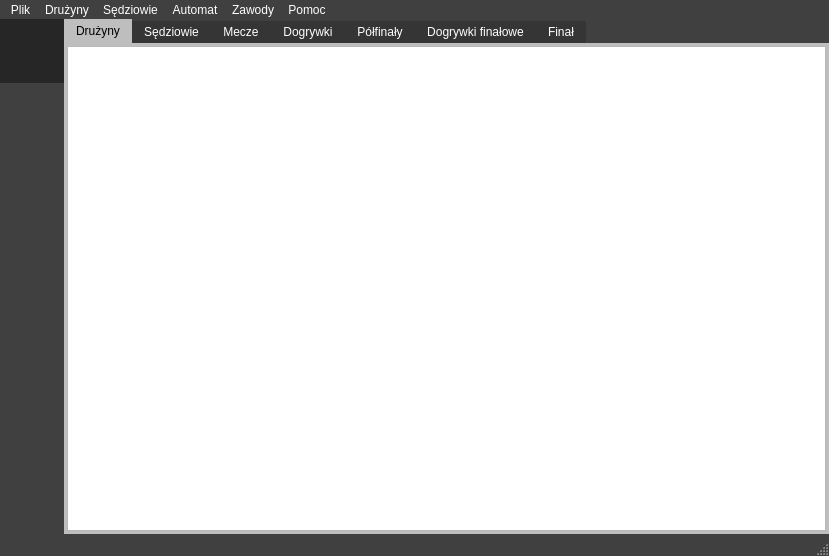
<?xml version="1.0" encoding="UTF-8"?>
<ui version="4.0">
 <class>CompetitionManager</class>
 <widget class="QMainWindow" name="CompetitionManager">
  <property name="geometry">
   <rect>
    <x>0</x>
    <y>0</y>
    <width>829</width>
    <height>556</height>
   </rect>
  </property>
  <property name="windowTitle">
   <string>CompetitionManager</string>
  </property>
  <property name="windowIcon">
   <iconset resource="../res/resources.qrc">
    <normaloff>:/icons/cm_icon.png</normaloff>:/icons/cm_icon.png</iconset>
  </property>
  <property name="windowOpacity">
   <double>1.000000000000000</double>
  </property>
  <widget class="QWidget" name="centralWidget">
   <layout class="QHBoxLayout" name="horizontalLayout">
    <property name="spacing">
     <number>0</number>
    </property>
    <property name="leftMargin">
     <number>0</number>
    </property>
    <property name="topMargin">
     <number>0</number>
    </property>
    <property name="rightMargin">
     <number>0</number>
    </property>
    <property name="bottomMargin">
     <number>0</number>
    </property>
    <item>
     <widget class="QWidget" name="sideBar" native="true">
      <property name="styleSheet">
       <string notr="true">background-color: #404040</string>
      </property>
      <layout class="QVBoxLayout" name="verticalLayout_2">
       <property name="spacing">
        <number>0</number>
       </property>
       <property name="leftMargin">
        <number>0</number>
       </property>
       <property name="topMargin">
        <number>0</number>
       </property>
       <property name="rightMargin">
        <number>0</number>
       </property>
       <property name="bottomMargin">
        <number>0</number>
       </property>
       <item>
        <widget class="QToolButton" name="Wszystkie">
         <property name="minimumSize">
          <size>
           <width>64</width>
           <height>64</height>
          </size>
         </property>
         <property name="styleSheet">
          <string notr="true">QToolButton {
	border: none;
	color: white
}
QToolButton:checked{
	background-color: #262626;
}
</string>
         </property>
         <property name="text">
          <string/>
         </property>
         <property name="icon">
          <iconset resource="../res/resources.qrc">
           <normaloff>:/icons/all.png</normaloff>:/icons/all.png</iconset>
         </property>
         <property name="checkable">
          <bool>true</bool>
         </property>
         <property name="checked">
          <bool>true</bool>
         </property>
         <property name="autoExclusive">
          <bool>true</bool>
         </property>
        </widget>
       </item>
       <item>
        <widget class="QToolButton" name="SiatkowkaPlazowa">
         <property name="minimumSize">
          <size>
           <width>64</width>
           <height>64</height>
          </size>
         </property>
         <property name="styleSheet">
          <string notr="true">QToolButton {
	border: none;
	color: white
}
QToolButton:checked{
	background-color: #262626;
}
</string>
         </property>
         <property name="text">
          <string/>
         </property>
         <property name="icon">
          <iconset resource="../res/resources.qrc">
           <normaloff>:/icons/ball.png</normaloff>:/icons/ball.png</iconset>
         </property>
         <property name="checkable">
          <bool>true</bool>
         </property>
         <property name="autoExclusive">
          <bool>true</bool>
         </property>
        </widget>
       </item>
       <item>
        <widget class="QToolButton" name="PrzeciaganieLiny">
         <property name="minimumSize">
          <size>
           <width>64</width>
           <height>64</height>
          </size>
         </property>
         <property name="styleSheet">
          <string notr="true">QToolButton {
	border: none;
	color: white
}
QToolButton:checked{
	background-color: #262626;
}
</string>
         </property>
         <property name="text">
          <string/>
         </property>
         <property name="icon">
          <iconset resource="../res/resources.qrc">
           <normaloff>:/icons/rope.png</normaloff>:/icons/rope.png</iconset>
         </property>
         <property name="checkable">
          <bool>true</bool>
         </property>
         <property name="autoExclusive">
          <bool>true</bool>
         </property>
        </widget>
       </item>
       <item>
        <widget class="QToolButton" name="DwaOgnie">
         <property name="minimumSize">
          <size>
           <width>64</width>
           <height>64</height>
          </size>
         </property>
         <property name="styleSheet">
          <string notr="true">QToolButton {
	border: none;
	color: white
}
QToolButton:checked{
	background-color: #262626;
}
</string>
         </property>
         <property name="text">
          <string/>
         </property>
         <property name="icon">
          <iconset resource="../res/resources.qrc">
           <normaloff>:/icons/fire.png</normaloff>:/icons/fire.png</iconset>
         </property>
         <property name="checkable">
          <bool>true</bool>
         </property>
         <property name="autoExclusive">
          <bool>true</bool>
         </property>
        </widget>
       </item>
       <item>
        <spacer name="verticalSpacer">
         <property name="orientation">
          <enum>Qt::Vertical</enum>
         </property>
         <property name="sizeHint" stdset="0">
          <size>
           <width>20</width>
           <height>40</height>
          </size>
         </property>
        </spacer>
       </item>
      </layout>
     </widget>
    </item>
    <item>
     <widget class="QWidget" name="tlo" native="true">
      <property name="styleSheet">
       <string notr="true">.QWidget { background-color: #404040; }</string>
      </property>
      <layout class="QVBoxLayout" name="verticalLayout">
       <property name="spacing">
        <number>0</number>
       </property>
       <property name="leftMargin">
        <number>0</number>
       </property>
       <property name="topMargin">
        <number>0</number>
       </property>
       <property name="rightMargin">
        <number>0</number>
       </property>
       <property name="bottomMargin">
        <number>0</number>
       </property>
       <item>
        <widget class="QTabWidget" name="Karty">
         <property name="styleSheet">
          <string notr="true">QTabWidget::pane { 
	border: 3px solid #bebebe; 
}

QTabBar::tab {
	padding-left: 12px;
	padding-right: 12px;
	padding-top: 4px;
	padding-bottom: 4px;
}

QTabBar::tab:selected {
	color: black;
	background-color: #bebebe;
}

QTabBar::tab:!selected{
	color: white;
	background-color: #353535;
	margin-top: 2px;
}</string>
         </property>
         <property name="currentIndex">
          <number>0</number>
         </property>
         <property name="movable">
          <bool>true</bool>
         </property>
         <widget class="QWidget" name="kartaDruzyny">
          <attribute name="title">
           <string>Drużyny</string>
          </attribute>
          <layout class="QVBoxLayout" name="verticalLayout_4">
           <property name="spacing">
            <number>0</number>
           </property>
           <property name="leftMargin">
            <number>0</number>
           </property>
           <property name="topMargin">
            <number>0</number>
           </property>
           <property name="rightMargin">
            <number>0</number>
           </property>
           <property name="bottomMargin">
            <number>0</number>
           </property>
           <item>
            <widget class="QTableView" name="widokDruzyn">
             <property name="alternatingRowColors">
              <bool>true</bool>
             </property>
             <property name="selectionMode">
              <enum>QAbstractItemView::SingleSelection</enum>
             </property>
             <property name="selectionBehavior">
              <enum>QAbstractItemView::SelectRows</enum>
             </property>
             <property name="horizontalScrollMode">
              <enum>QAbstractItemView::ScrollPerPixel</enum>
             </property>
             <property name="sortingEnabled">
              <bool>true</bool>
             </property>
             <attribute name="horizontalHeaderStretchLastSection">
              <bool>true</bool>
             </attribute>
            </widget>
           </item>
          </layout>
         </widget>
         <widget class="QWidget" name="kartaSedziowie">
          <attribute name="title">
           <string>Sędziowie</string>
          </attribute>
          <layout class="QVBoxLayout" name="verticalLayout_3">
           <property name="spacing">
            <number>0</number>
           </property>
           <property name="leftMargin">
            <number>0</number>
           </property>
           <property name="topMargin">
            <number>0</number>
           </property>
           <property name="rightMargin">
            <number>0</number>
           </property>
           <property name="bottomMargin">
            <number>0</number>
           </property>
           <item>
            <widget class="QTableView" name="widokSedziow">
             <property name="alternatingRowColors">
              <bool>true</bool>
             </property>
             <property name="selectionMode">
              <enum>QAbstractItemView::SingleSelection</enum>
             </property>
             <property name="selectionBehavior">
              <enum>QAbstractItemView::SelectRows</enum>
             </property>
             <property name="horizontalScrollMode">
              <enum>QAbstractItemView::ScrollPerPixel</enum>
             </property>
             <property name="sortingEnabled">
              <bool>true</bool>
             </property>
             <attribute name="horizontalHeaderStretchLastSection">
              <bool>true</bool>
             </attribute>
            </widget>
           </item>
          </layout>
         </widget>
         <widget class="QWidget" name="kartaMecze">
          <attribute name="title">
           <string>Mecze</string>
          </attribute>
          <layout class="QVBoxLayout" name="verticalLayout_5">
           <property name="spacing">
            <number>0</number>
           </property>
           <property name="leftMargin">
            <number>0</number>
           </property>
           <property name="topMargin">
            <number>0</number>
           </property>
           <property name="rightMargin">
            <number>0</number>
           </property>
           <property name="bottomMargin">
            <number>0</number>
           </property>
           <item>
            <widget class="QTableView" name="widokSpotkan">
             <property name="alternatingRowColors">
              <bool>true</bool>
             </property>
             <property name="selectionMode">
              <enum>QAbstractItemView::SingleSelection</enum>
             </property>
             <property name="selectionBehavior">
              <enum>QAbstractItemView::SelectRows</enum>
             </property>
             <property name="horizontalScrollMode">
              <enum>QAbstractItemView::ScrollPerPixel</enum>
             </property>
             <property name="sortingEnabled">
              <bool>true</bool>
             </property>
             <attribute name="horizontalHeaderStretchLastSection">
              <bool>true</bool>
             </attribute>
            </widget>
           </item>
          </layout>
         </widget>
         <widget class="QWidget" name="tab">
          <attribute name="title">
           <string>Dogrywki</string>
          </attribute>
         </widget>
         <widget class="QWidget" name="tab_2">
          <attribute name="title">
           <string>Półfinały</string>
          </attribute>
         </widget>
         <widget class="QWidget" name="tab_3">
          <attribute name="title">
           <string>Dogrywki finałowe</string>
          </attribute>
         </widget>
         <widget class="QWidget" name="tab_4">
          <attribute name="title">
           <string>Finał</string>
          </attribute>
         </widget>
        </widget>
       </item>
      </layout>
     </widget>
    </item>
   </layout>
  </widget>
  <widget class="QMenuBar" name="menuBar">
   <property name="geometry">
    <rect>
     <x>0</x>
     <y>0</y>
     <width>829</width>
     <height>29</height>
    </rect>
   </property>
   <property name="styleSheet">
    <string notr="true">QMenuBar { 
	background-color: #404040;
	color: white; 
}

QMenuBar::item {
	background: transparent;
}

QMenuBar::item:selected {
	color: white;
	background: #353535;
}

QMenuBar::item:pressed {
	background: #303030;
}

QMenu {
	padding: 0px;
	border: 0px;
	background-color: #404040;
	color: white;
	selection-background-color: #262626;
}</string>
   </property>
   <widget class="QMenu" name="menuFile">
    <property name="title">
     <string>Plik</string>
    </property>
    <addaction name="actionNowy"/>
    <addaction name="actionWczytaj"/>
    <addaction name="separator"/>
    <addaction name="actionZapisz"/>
    <addaction name="actionZapisz_jako"/>
    <addaction name="separator"/>
    <addaction name="actionZamknij"/>
   </widget>
   <widget class="QMenu" name="menuDruzyny">
    <property name="title">
     <string>Drużyny</string>
    </property>
    <addaction name="actionDodaj_druzyne"/>
    <addaction name="actionEdytuj_druzyne"/>
    <addaction name="actionUsun_druzyne"/>
   </widget>
   <widget class="QMenu" name="menuSedziowie">
    <property name="title">
     <string>Sędziowie</string>
    </property>
    <addaction name="actionDodaj_sedziego"/>
    <addaction name="actionEdytuj_dane_sedziego"/>
    <addaction name="actionUsun_sedziego"/>
   </widget>
   <widget class="QMenu" name="menuPomoc">
    <property name="title">
     <string>Pomoc</string>
    </property>
   </widget>
   <widget class="QMenu" name="menuAutomat">
    <property name="title">
     <string>Automat</string>
    </property>
    <addaction name="actionWygeneruj_Druzyny"/>
    <addaction name="actionWygeneruj_Sedziow"/>
    <addaction name="separator"/>
    <addaction name="actionRozegraj_Mecze"/>
   </widget>
   <widget class="QMenu" name="menuZawody">
    <property name="title">
     <string>Zawody</string>
    </property>
    <addaction name="actionStan"/>
    <addaction name="actionZaplanuj_spotkania"/>
    <addaction name="actionNastepny_etap"/>
   </widget>
   <addaction name="menuFile"/>
   <addaction name="menuDruzyny"/>
   <addaction name="menuSedziowie"/>
   <addaction name="menuAutomat"/>
   <addaction name="menuZawody"/>
   <addaction name="menuPomoc"/>
  </widget>
  <widget class="QStatusBar" name="statusBar">
   <property name="styleSheet">
    <string notr="true">QStatusBar{
	background-color: #404040;
	color: white;
}

QStatusBar::item{
	border: none;
}
</string>
   </property>
  </widget>
  <action name="actionDodaj_druzyne">
   <property name="text">
    <string>Dodaj drużynę</string>
   </property>
   <property name="statusTip">
    <string>Dodaje drużyne do zawodów</string>
   </property>
  </action>
  <action name="actionEdytuj_druzyne">
   <property name="text">
    <string>Edytuj drużynę</string>
   </property>
  </action>
  <action name="actionUsun_druzyne">
   <property name="text">
    <string>Usuń drużynę</string>
   </property>
  </action>
  <action name="actionDodaj_sedziego">
   <property name="text">
    <string>Dodaj sędziego</string>
   </property>
  </action>
  <action name="actionEdytuj_dane_sedziego">
   <property name="text">
    <string>Edytuj dane sędziego</string>
   </property>
  </action>
  <action name="actionUsun_sedziego">
   <property name="text">
    <string>Usuń sędziego</string>
   </property>
  </action>
  <action name="actionNowy">
   <property name="text">
    <string>Nowa baza</string>
   </property>
  </action>
  <action name="actionWczytaj">
   <property name="text">
    <string>Wczytaj bazę z pliku</string>
   </property>
  </action>
  <action name="actionZapisz">
   <property name="text">
    <string>Zapisz</string>
   </property>
  </action>
  <action name="actionZapisz_jako">
   <property name="text">
    <string>Zapisz jako</string>
   </property>
  </action>
  <action name="actionZamknij">
   <property name="text">
    <string>Zamknij</string>
   </property>
  </action>
  <action name="actionWygeneruj_Druzyny">
   <property name="text">
    <string>Wygeneruj Drużyny</string>
   </property>
  </action>
  <action name="actionWygeneruj_Sedziow">
   <property name="text">
    <string>Wygeneruj Sędziów</string>
   </property>
  </action>
  <action name="actionRozegraj_Mecze">
   <property name="text">
    <string>Rozegraj Mecze</string>
   </property>
  </action>
  <action name="actionStan">
   <property name="text">
    <string>Pokaż stan</string>
   </property>
  </action>
  <action name="actionZaplanuj_spotkania">
   <property name="text">
    <string>Zaplanuj spotkania</string>
   </property>
  </action>
  <action name="actionNastepny_etap">
   <property name="text">
    <string>Przejdz do nastepnego etapu</string>
   </property>
  </action>
 </widget>
 <layoutdefault spacing="6" margin="11"/>
 <resources>
  <include location="../res/resources.qrc"/>
 </resources>
 <connections/>
</ui>
